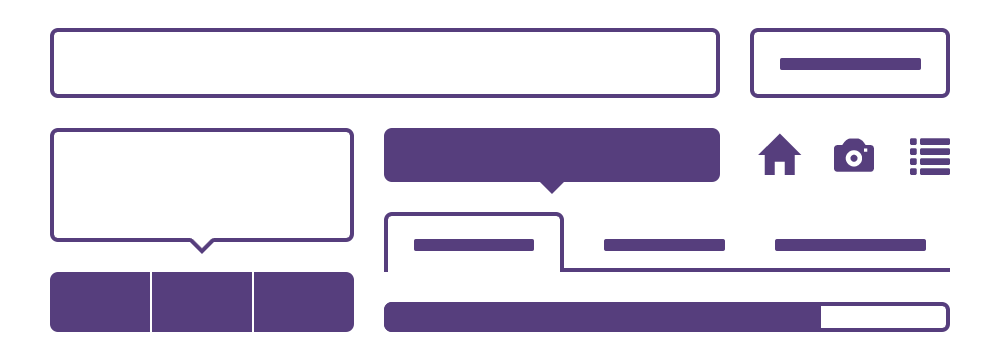
#> input picture user_interface/assets/img/components.png, 1000 x 360 px, given in place of 0.png, which was not available
$ python img_combiner.py
#> lines starting #> are read from the running program, lines starting #| are printed output that depends on the picture
from PIL import Image
import sys
import numpy as np
import os


for level in range(0,4):

    script_dir = os.path.dirname(__file__)
    im = Image.open(os.path.join(script_dir,'img',str(level),'0','0.png'))
#> im is the input picture: PIL image 1000x360 P; mean R, G, B, A 84, 79, 92, 118.4
    width = im.size[0]
#> width = 1000
    total_width = width*(2**level)
#> total_width = 1000
    new_im = Image.new('RGB',(total_width,total_width))
#> new_im: PIL image 1000x1000 RGB; every value is 0
    for i in range(0,2**level):
        for j in range(0, 2 ** level):
            image = Image.open(os.path.join(script_dir,'img',str(level),str(i),
                                            str(j)+'.png'))
            new_im.paste(image,(i*width,j*width))
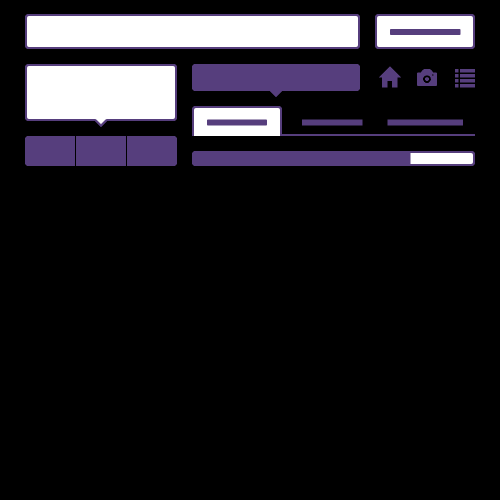
#> new_im: PIL image 1000x1000 RGB (shown at 1/2 size); mean R, G, B 30.2, 28.5, 33.1

    new_im.save(os.path.join(script_dir,str(level)+'_result.png'))
#> pass 2 of the loop `for level in range(0,4):`:
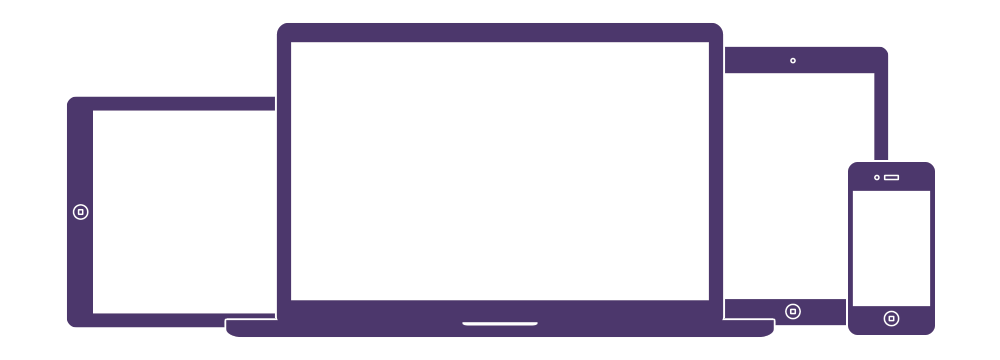
#> input picture user_interface/assets/img/devices.png, 1000 x 360 px, given in place of 0.png, which was not available
#> im is the input picture: PIL image 1000x360 RGBA; mean R, G, B, A 196.2, 191, 204.1, 174.7
#> `new_im.paste(image,(i*width,j*width))`:
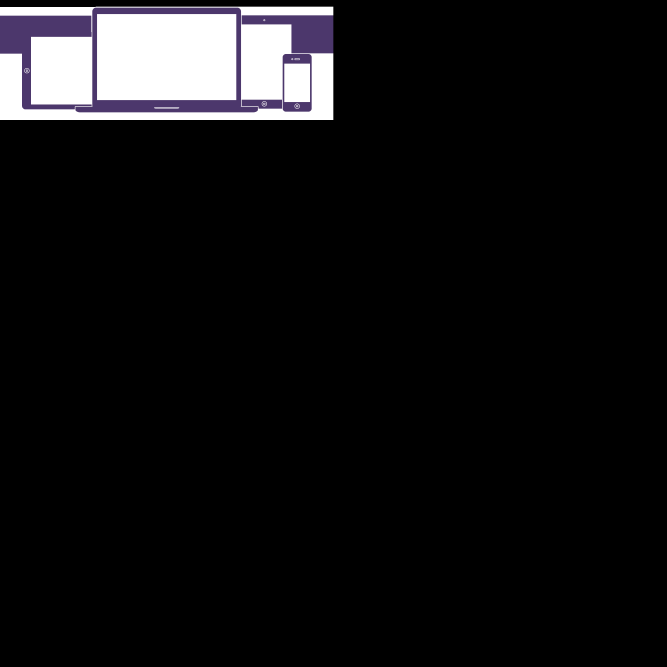
#> new_im: PIL image 2000x2000 RGB (shown at 1/3 size); mean R, G, B 17.7, 17.2, 18.4
#> (the run stopped early here; a loop or call above may not have finished)
